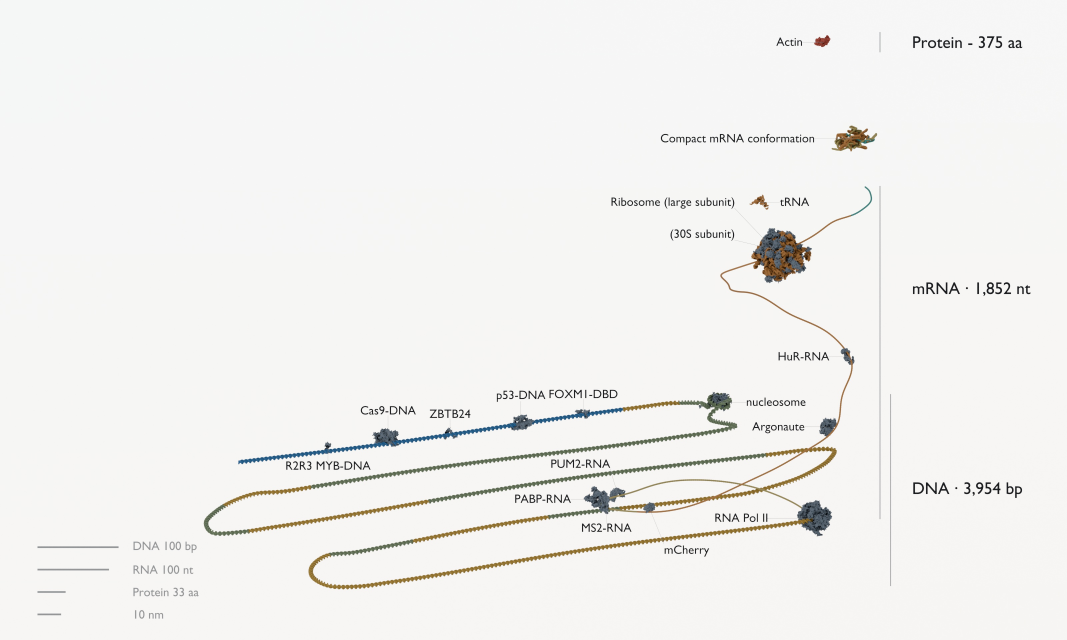
#> input picture docs/images/overview.jpg, 3200 x 1920 px (shown at 1/3 size)
$ python build_readme_gif.py
#> lines starting #> are read from the running program, lines starting #| are printed output that depends on the picture
#!/usr/bin/env python3
"""Create a small README GIF fallback from the tracked canonical stills."""

from __future__ import annotations

import argparse
from pathlib import Path

from PIL import Image, ImageDraw


ROOT = Path(__file__).resolve().parents[3]
DEFAULT_OUTPUT = ROOT / "docs" / "images" / "flythrough-preview.gif"
DEFAULT_INPUTS = [
    ROOT / "docs" / "images" / "overview.jpg",
    ROOT / "docs" / "images" / "p53-dna.jpg",
    ROOT / "docs" / "images" / "transcription-end.jpg",
    ROOT / "docs" / "images" / "nucleosome-loop.jpg",
    ROOT / "docs" / "images" / "translation.jpg",
    ROOT / "docs" / "images" / "actin.jpg",
]
CAPTIONS = [
    "Flythrough: annotated canonical overview",
    "p53 tetramer bound to DNA",
    "RNA polymerase II at the gene end and nascent RNA 3′ end",
    "Nucleosome loop on ACTB DNA",
    "Ribosome and tRNA translation machinery",
    "ACTB protein endpoint",
]


def parse_args() -> argparse.Namespace:
    parser = argparse.ArgumentParser(description=__doc__)
    parser.add_argument("--output", type=Path, default=DEFAULT_OUTPUT)
    parser.add_argument("--width", type=int, default=720)
    return parser.parse_args()


def main() -> None:
    args = parse_args()
    frames = []
    for path, caption in zip(DEFAULT_INPUTS, CAPTIONS):
        image = Image.open(path).convert("RGB")
#> image is the input picture: PIL image 3200x1920 RGB; mean R, G, B 241.7, 241.2, 239.3
        height = round(image.height * args.width / image.width)
#> height = 432
        image = image.resize((args.width, height), Image.Resampling.LANCZOS)
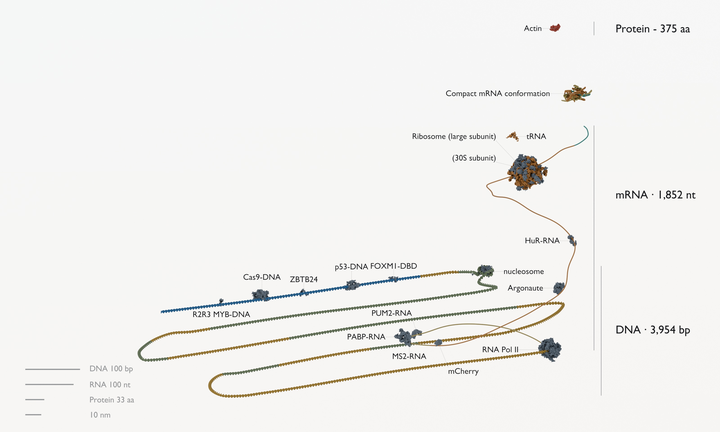
#> image: PIL image 720x432 RGB; mean R, G, B 241.6, 241.1, 239.2
        canvas = Image.new("RGB", (args.width, height + 54), "white")
#> canvas: PIL image 720x486 RGB; every value is 255
        canvas.paste(image, (0, 0))
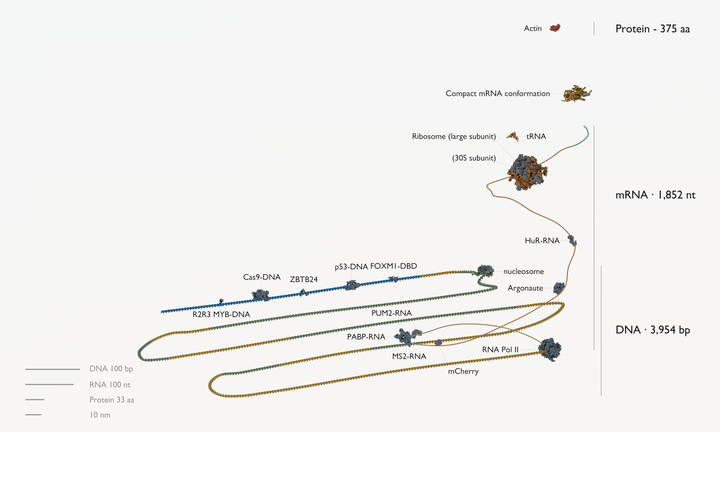
#> canvas: PIL image 720x486 RGB; mean R, G, B 243.1, 242.7, 241
        draw = ImageDraw.Draw(canvas)
        draw.rectangle((0, height, args.width, height + 54), fill=(245, 247, 248))
        draw.text((18, height + 18), caption, fill=(18, 22, 26))
        frames.append(canvas)
#> pass 2 of the loop in main, `for path, caption in zip(DEFAULT_INPUTS, CAPTIONS):`:
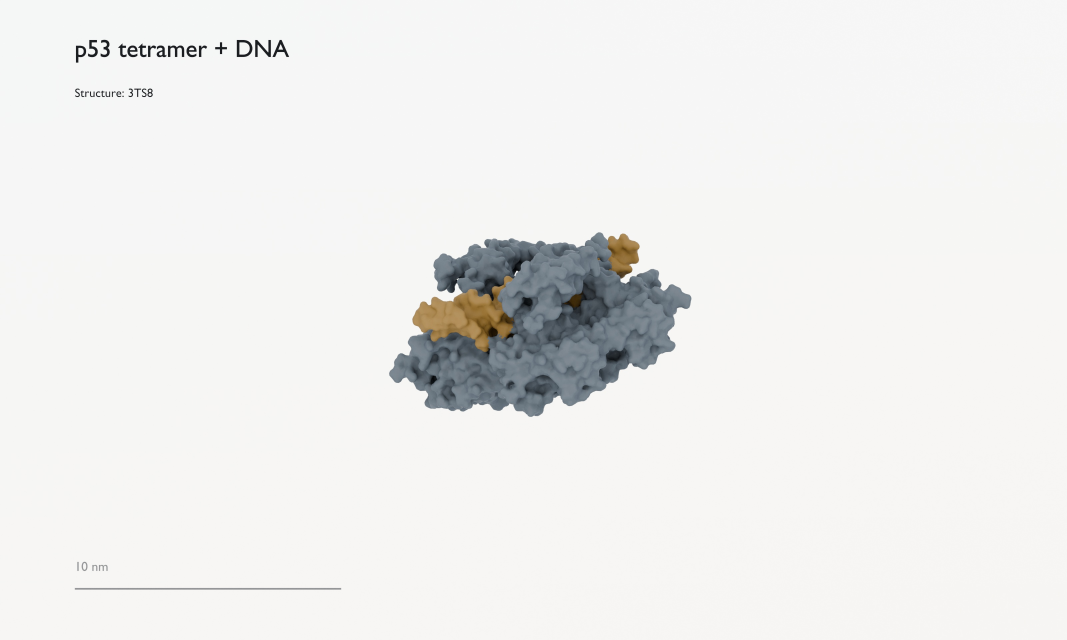
#> input picture docs/images/p53-dna.jpg, 3200 x 1920 px (shown at 1/3 size)
#> in main, image is the input picture: PIL image 3200x1920 RGB; mean R, G, B 238.3, 238.2, 237
#> in main, `image = image.resize((args.width, height), Image.Resampling.LANCZOS)`:
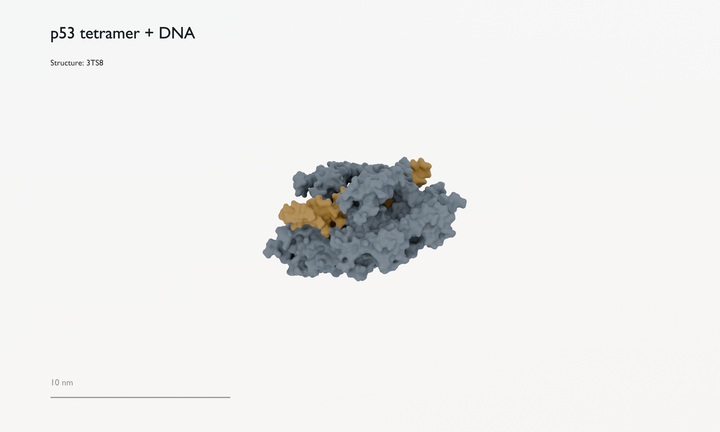
#> image: PIL image 720x432 RGB; mean R, G, B 238.2, 238.2, 237
#> in main, `canvas.paste(image, (0, 0))`:
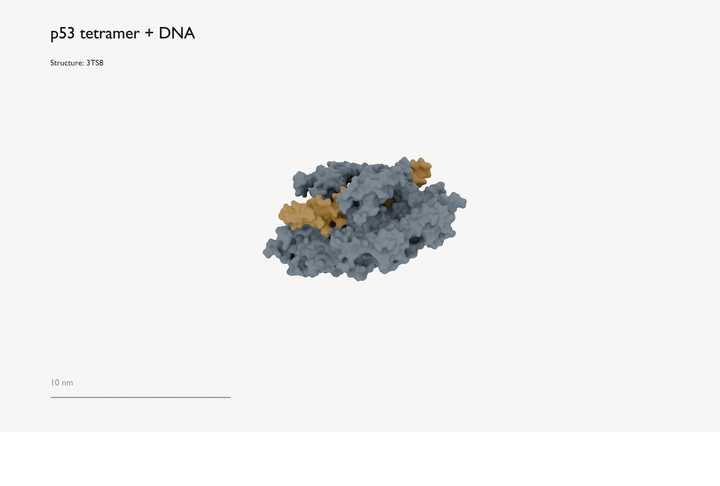
#> canvas: PIL image 720x486 RGB; mean R, G, B 240.1, 240.1, 239
#> pass 3 of the loop in main, `for path, caption in zip(DEFAULT_INPUTS, CAPTIONS):`:
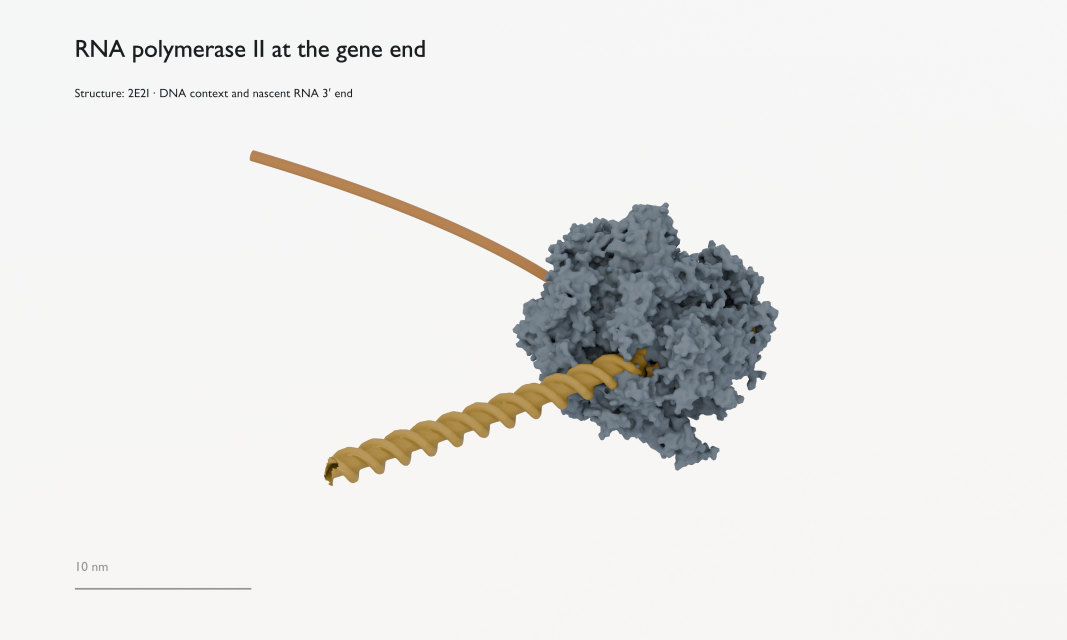
#> input picture docs/images/transcription-end.jpg, 3200 x 1920 px (shown at 1/3 size)
#> in main, image is the input picture: PIL image 3200x1920 RGB; mean R, G, B 234.8, 234.4, 232.6
#> in main, `image = image.resize((args.width, height), Image.Resampling.LANCZOS)`:
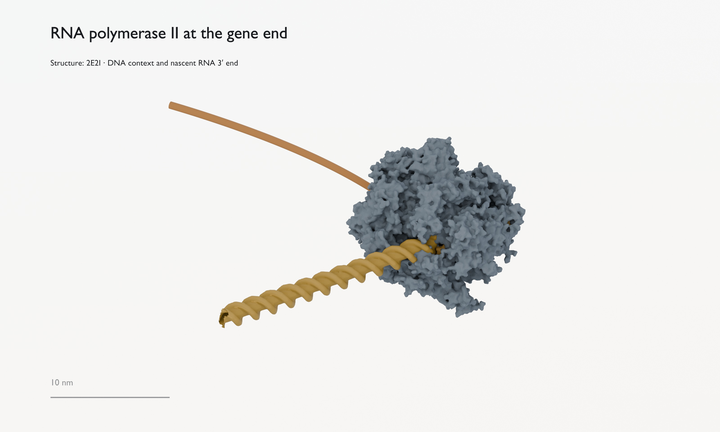
#> image: PIL image 720x432 RGB; mean R, G, B 234.8, 234.4, 232.6
#> in main, `canvas.paste(image, (0, 0))`:
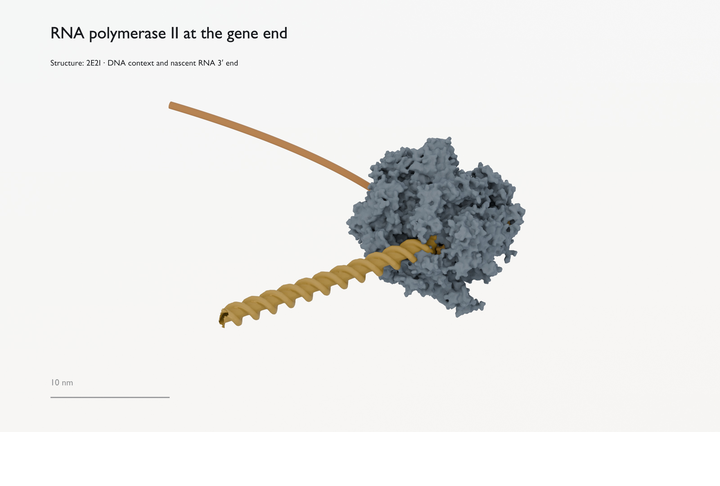
#> canvas: PIL image 720x486 RGB; mean R, G, B 237, 236.7, 235.1
#> the loop made 6 passes; the first 3 are shown
    args.output.parent.mkdir(parents=True, exist_ok=True)
    frames[0].save(
        args.output,
        save_all=True,
        append_images=frames[1:],
        duration=900,
        loop=0,
        optimize=True,
    )
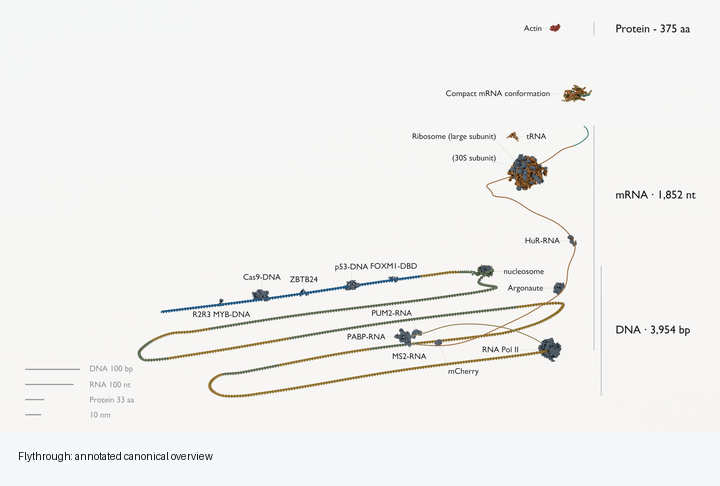
#> saved as flythrough-preview.gif: PIL image 720x486 RGB; mean R, G, B 241.7, 241.5, 239.9
    print(args.output)


if __name__ == "__main__":
    main()
